Frame 1 (no input): blank canvas, image omitted
Frame 60 (no input): blank canvas, image omitted
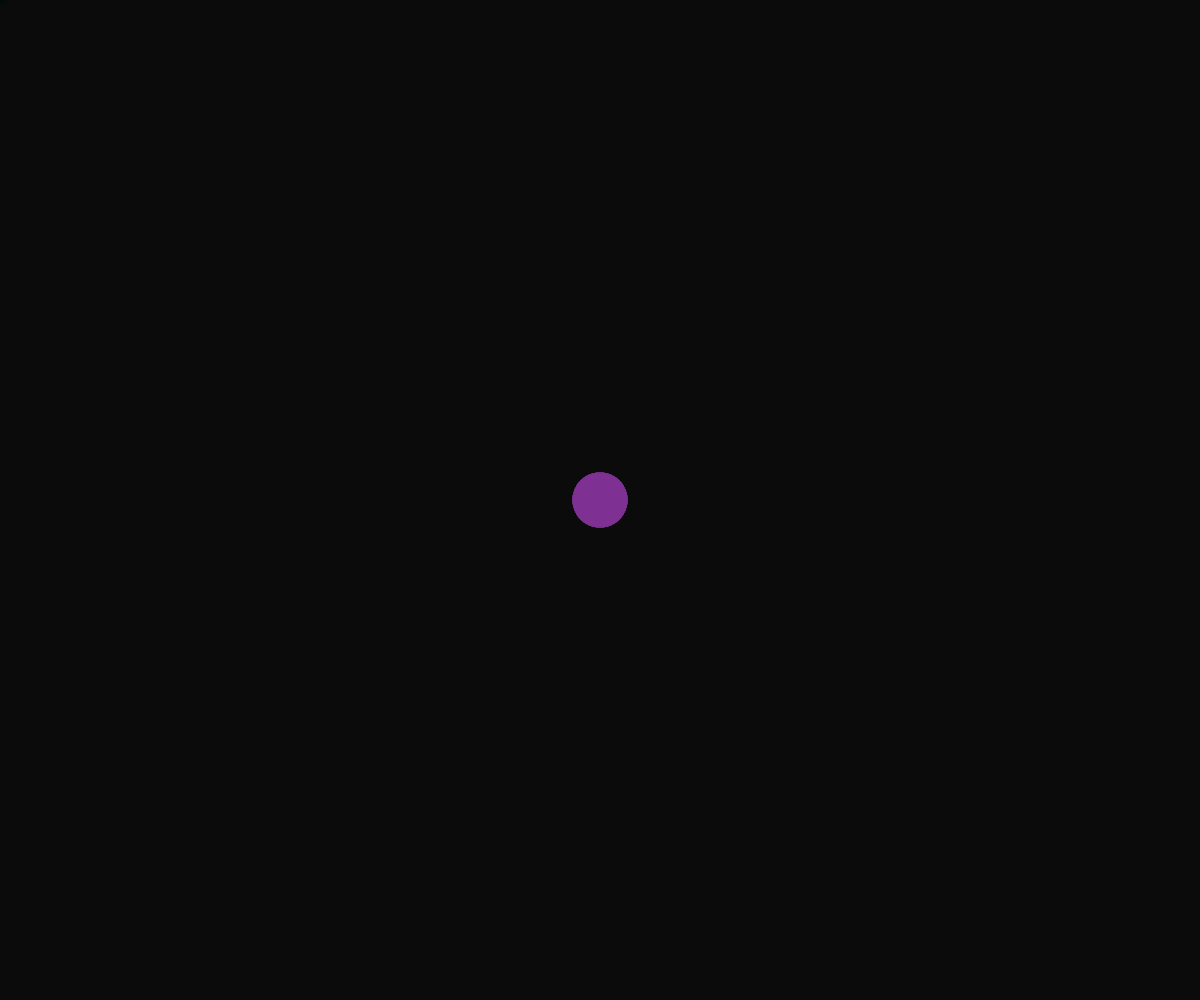
Frame 120 (the mouse pressed at the canvas centre since frame 60)

The p5.js sketch whose frames 1 and 60 were blank and that drew this single picture after the mouse press (run headless with seeded random() and noise() and a simulated clock; from frame 60 on, the mouse is pressed at the canvas centre):

// p5.js sketch
// ── sketch.js
// --- Variables Globales (si las necesitas más adelante) ---
// let miVariable;

// --- Función setup() ---
// Se ejecuta UNA VEZ al inicio para configurar el entorno.
function setup() {
    // Crea un lienzo (canvas) que ocupa toda la ventana del navegador
    createCanvas(windowWidth, windowHeight);
    // background(0); // Fondo negro inicial (opcional, lo pondremos en draw)
    // miVariable = 0; // Inicializar variables si es necesario
    console.log("Setup complete! Canvas created."); // Mensaje para la consola
  }
  
  // --- Función draw() ---
  // Se ejecuta REPETIDAMENTE (como un bucle de animación, ~60 veces por segundo).
  // ¡Aquí es donde ocurre la magia del dibujo y la interacción en vivo!
  function draw() {
    // 1. Limpiar/Preparar el fondo en cada fotograma
    background(0, 10); // Fondo negro con un poco de transparencia (crea estelas)
                       // Prueba cambiando los valores, ej: background(255) para blanco
  
    // 2. Leer Entradas (en este caso, la posición del ratón)
    let mouseXPos = mouseX; // p5.js nos da la posición X del ratón
    let mouseYPos = mouseY; // p5.js nos da la posición Y del ratón
  
    // 3. Calcular/Actualizar Estados (mapear la posición a algo visual)
    // Mapeamos la posición X del ratón (0 a ancho) a un color rojo (0 a 255)
    let redColor = map(mouseXPos, 0, width, 0, 255);
    // Mapeamos la posición Y del ratón (0 a alto) a un tamaño (10 a 100)
    let circleSize = map(mouseYPos, 0, height, 10, 100);
  
    // 4. Dibujar en el lienzo
    noStroke(); // No queremos borde en la elipse
    fill(redColor, 50, 150, 200); // Color de relleno: R (variable), G (fijo), B (fijo), Alpha (transparencia)
    ellipse(mouseXPos, mouseYPos, circleSize, circleSize); // Dibuja una elipse en la posición del ratón, con tamaño variable
  
    // Puedes añadir más elementos visuales aquí que reaccionen al ratón o a otras cosas
  }
  
  // --- Función windowResized() ---
  // Se ejecuta si el usuario cambia el tamaño de la ventana del navegador.
  function windowResized() {
    // Redimensiona el lienzo para que siempre ocupe toda la ventana.
    resizeCanvas(windowWidth, windowHeight);
  }
  
  // --- Otras funciones de eventos (Opcional para empezar) ---
  // function mousePressed() {
  //   // Código que se ejecuta cuando haces clic con el ratón
  //   console.log("Mouse clicked at:", mouseX, mouseY);
  // }
  
  // function keyPressed() {
  //   // Código que se ejecuta cuando presionas una tecla
  //   console.log("Key pressed:", key);
  // }
